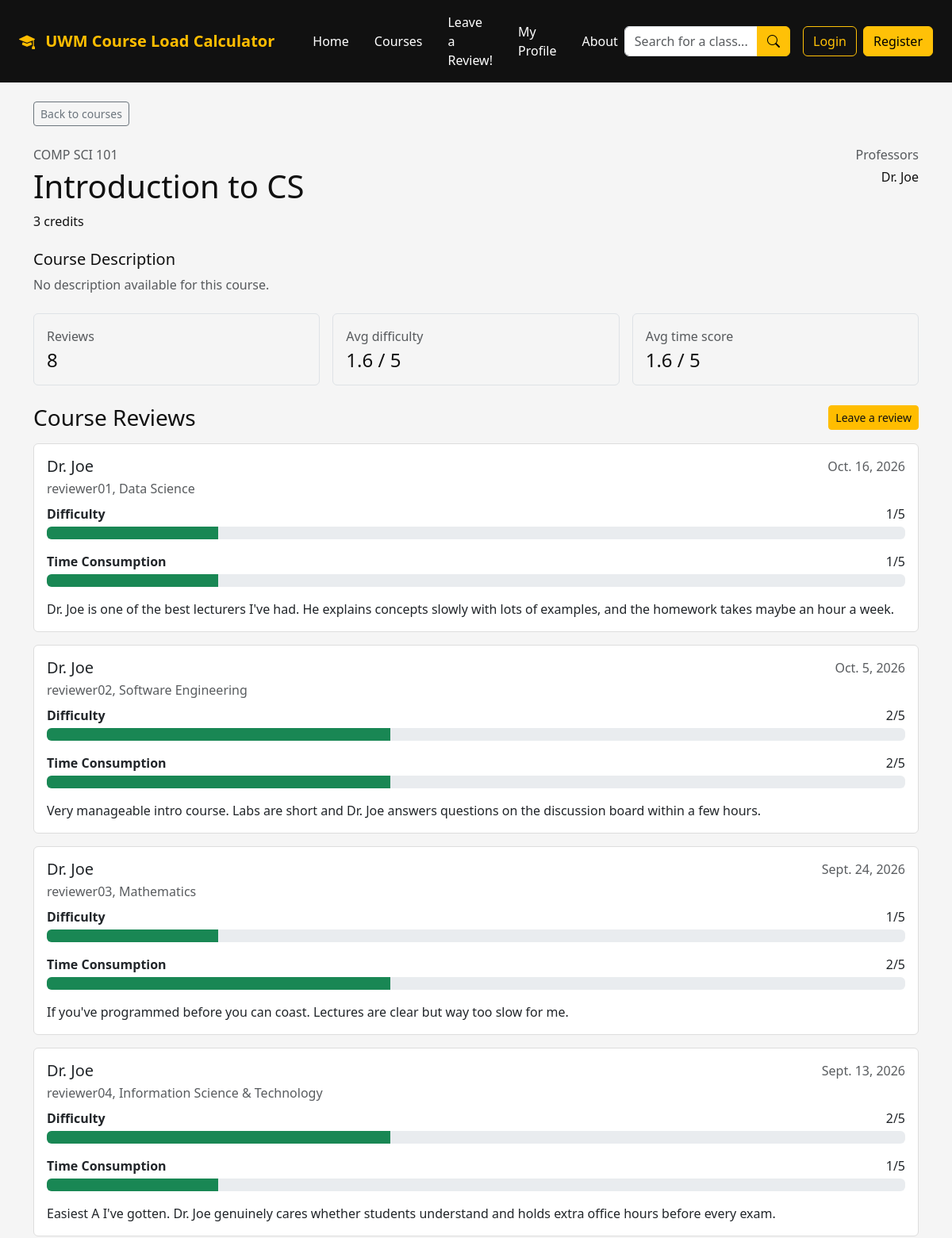
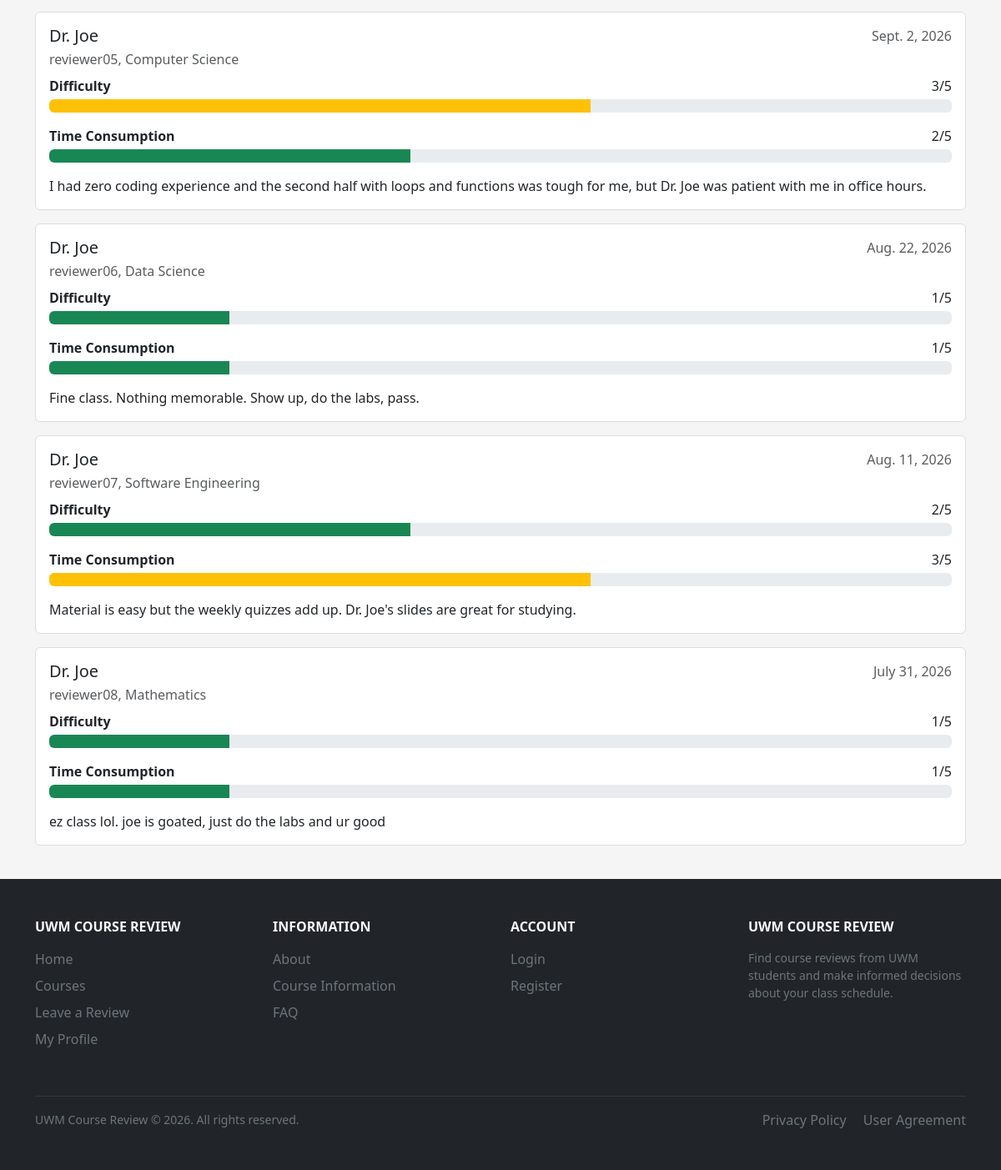
/courses/7021/, run on the app's committed database (2 pictures, top to bottom).
### main/models.py (models this page shows, shortened)
class Course(models.Model):
    course_name = models.CharField(max_length=100, unique=False)
    course_code = models.CharField(max_length=100, unique=True)
    course_credits = models.IntegerField()
    course_professors = models.ManyToManyField(Professor)
    course_details = models.TextField(blank=True)

class Professor(models.Model):
    professor_name = models.CharField(max_length=100, unique=True)

class Review(models.Model):
    review_user = models.ForeignKey("User",on_delete=models.CASCADE)
    review_course = models.ForeignKey(Course, on_delete=models.SET_NULL, null=True)
    review_professor = models.ForeignKey(Professor, on_delete=models.SET_NULL, null=True)
    difficulty_score = models.IntegerField(
        validators=[MinValueValidator(1), MaxValueValidator(5)]
    )
    time_score = models.IntegerField(
        validators=[MinValueValidator(1), MaxValueValidator(5)]
    )
    review_text = models.TextField()
    review_date = models.DateField(auto_now_add=True)

class User(AbstractUser):
    user_major = models.ForeignKey(
        Major,
        on_delete=models.SET_NULL,
        null=True,
        blank=True
    )

class Major(models.Model):
    major_name = models.CharField(max_length=100, unique=True)

### main/views.py (the view)
# urls.py: path('courses/<int:course_id>/', views.course_detail, name='course_detail'),
def course_detail(request, course_id):
    course = get_object_or_404(
        Course.objects.prefetch_related('course_professors'),
        pk=course_id
    )
    reviews = Review.objects.filter(review_course=course).select_related(
        'review_professor',
        'review_user__user_major'
    ).order_by('-review_date', '-id')
    review_stats = reviews.aggregate(
        review_count=Count('id'),
        average_difficulty=Avg('difficulty_score'),
        average_time=Avg('time_score')
    )
    return render(request, 'course_detail.html', {
        'course': course,
        'reviews': reviews,
        'review_stats': review_stats
    })

### templates/course_detail.html (shortened to what this page needs)
{% extends "base.html" %}
{% block content %}
<div class="container py-4">
<div class="mb-4">
    <a href="{% url 'search' %}" class="btn btn-outline-secondary btn-sm">
        Back to courses
    </a>
</div>
<section class="mb-4">
    <div class="d-flex flex-column flex-md-row justify-content-between gap-3">
        <div>
            <p class="text-muted mb-1">{{ course.course_code }}</p>
            <h1 class="mb-2">{{ course.course_name }}</h1>
            <p class="mb-0">
                {{ course.course_credits }} credit{{ course.course_credits|pluralize }}
            </p>
        </div>
        <div class="text-md-end">
            <p class="text-muted mb-1">Professors</p>
            <p class="mb-0">
                {% for professor in course.course_professors.all %}
                    {{ professor.professor_name }}{% if not forloop.last %}, {% endif %}
                {% empty %}
                    No professor listed
                {% endfor %}
            </p>
        </div>
    </div>
</section>
<section class="mb-4">
    <h2 class="h5">Course Description</h2>
    {% if course.course_details %}
        <p class="mb-0">{{ course.course_details|linebreaksbr }}</p>
    {% else %}
        <p class="text-muted mb-0">No description available for this course.</p>
    {% endif %}
</section>
<section class="row g-3 mb-4">
    <div class="col-md-4">
        <div class="border rounded p-3 h-100">
            <p class="text-muted mb-1">Reviews</p>
            <h2 class="h4 mb-0">{{ review_stats.review_count }}</h2>
        </div>
    </div>
    <div class="col-md-4">
        <div class="border rounded p-3 h-100">
            <p class="text-muted mb-1">Avg difficulty</p>
            <h2 class="h4 mb-0">
                {% if review_stats.average_difficulty %}
                    {{ review_stats.average_difficulty|floatformat:1 }} / 5
                {% else %}
                    No data
                {% endif %}
            </h2>
        </div>
    </div>
    <div class="col-md-4">
        <div class="border rounded p-3 h-100">
            <p class="text-muted mb-1">Avg time score</p>
            <h2 class="h4 mb-0">
                {% if review_stats.average_time %}
                    {{ review_stats.average_time|floatformat:1 }} / 5
                {% else %}
                    No data
                {% endif %}
            </h2>
        </div>
    </div>
</section>
<section>
    <div class="d-flex justify-content-between align-items-center mb-3">
        <h2 class="h3 mb-0">Course Reviews</h2>
        <a href="{% url 'review' %}" class="btn btn-primary btn-sm">Leave a review</a>
    </div>
    {% for review in reviews %}
        <article class="card mb-3">
            <div class="card-body">
                <div class="d-flex flex-column flex-md-row justify-content-between gap-2 mb-2">
                    <div>
                        <h3 class="h5 mb-1">{{ review.review_professor.professor_name }}</h3>
                        <p class="text-muted mb-0">
                            {{ review.review_user.username }}{% if review.review_user.user_major %}, {{ review.review_user.user_major.major_name }}{% endif %}
                        </p>
                    </div>
                    <p class="text-muted mb-0">{{ review.review_date }}</p>
                </div>
                <div class="mb-3">
                    <div class="d-flex justify-content-between mb-1">
                        <strong>Difficulty</strong>
                        <span>{{ review.difficulty_score }}/5</span>
                    </div>
                    <div class="progress">
                        <div class="progress-bar
                            {% if review.difficulty_score <= 2 %}
                                bg-success
                            {% elif review.difficulty_score == 3 %}
                                bg-warning
                            {% else %}
                                bg-danger
                            {% endif %}"
                            role="progressbar"
                            style="width: {% widthratio review.difficulty_score 5 100 %}%"
                            aria-valuenow="{{ review.difficulty_score }}"
                            aria-valuemin="0"
                            aria-valuemax="5">
                        </div>
                    </div>
                </div>
                <div class="mb-3">
                    <div class="d-flex justify-content-between mb-1">
                        <strong>Time Consumption</strong>
                        <span>{{ review.time_score }}/5</span>
                    </div>
                    <div class="progress">
                        <div class="progress-bar
                            {% if review.time_score <= 2 %}
                                bg-success
                            {% elif review.time_score == 3 %}
                                bg-warning
                            {% else %}
                                bg-danger
                            {% endif %}"
                            role="progressbar"
                            style="width: {% widthratio review.time_score 5 100 %}%"
                            aria-valuenow="{{ review.time_score }}"
                            aria-valuemin="0"
                            aria-valuemax="5">
                        </div>
                    </div>
                </div>
                <p class="mb-0">{{ review.review_text }}</p>
            </div>
        </article>
    {% empty %}
        <p class="text-muted">No reviews have been posted for this course yet.</p>
    {% endfor %}
</section>
{% endblock %}

### static/css/style.css (style rules this page uses)
:root { --uwm-gold: #FFBD00; --uwm-black: #111111; --uwm-light: #F5F5F5; }
body { background-color: var(--uwm-light); color: var(--uwm-black); }
.btn-primary { background-color: var(--uwm-gold); border-color: var(--uwm-gold); color: var(--uwm-black); }
.card { border-color: #DDDDDD; }

### data on the page
Professor: professor_name "Dr. Joe"
Review: review_professor.professor_name "Dr. Joe", review_user.username "reviewer01", review_user.user_major.major_name "Data Science", review_date "Oct. 16, 2026", difficulty_score "1", time_score "1", review_text "Dr. Joe is one of the best lecturers I've had. He explains concepts slowly with lots of examples, and the homework takes maybe an hour a week."
Review: review_professor.professor_name "Dr. Joe", review_user.username "reviewer02", review_user.user_major.major_name "Software Engineering", review_date "Oct. 5, 2026", difficulty_score "2", time_score "2", review_text "Very manageable intro course. Labs are short and Dr. Joe answers questions on the discussion board within a few hours."
Review: review_professor.professor_name "Dr. Joe", review_user.username "reviewer03", review_user.user_major.major_name "Mathematics", review_date "Sept. 24, 2026", difficulty_score "1", time_score "2", review_text "If you've programmed before you can coast. Lectures are clear but way too slow for me."
Review: review_professor.professor_name "Dr. Joe", review_user.username "reviewer04", review_user.user_major.major_name "Information Science & Technology", review_date "Sept. 13, 2026", difficulty_score "2", time_score "1", review_text "Easiest A I've gotten. Dr. Joe genuinely cares whether students understand and holds extra office hours before every exam."
Review: review_professor.professor_name "Dr. Joe", review_user.username "reviewer05", review_user.user_major.major_name "Computer Science", review_date "Sept. 2, 2026", difficulty_score "3", time_score "2", review_text "I had zero coding experience and the second half with loops and functions was tough for me, but Dr. Joe was patient with me in office hours."
Review: review_professor.professor_name "Dr. Joe", review_user.username "reviewer06", review_user.user_major.major_name "Data Science", review_date "Aug. 22, 2026", difficulty_score "1", time_score "1", review_text "Fine class. Nothing memorable. Show up, do the labs, pass."
Review: review_professor.professor_name "Dr. Joe", review_user.username "reviewer07", review_user.user_major.major_name "Software Engineering", review_date "Aug. 11, 2026", difficulty_score "2", time_score "3", review_text "Material is easy but the weekly quizzes add up. Dr. Joe's slides are great for studying."
Review: review_professor.professor_name "Dr. Joe", review_user.username "reviewer08", review_user.user_major.major_name "Mathematics", review_date "July 31, 2026", difficulty_score "1", time_score "1", review_text "ez class lol. joe is goated, just do the labs and ur good"

### other printed values
{{ review_stats.review_count }} "8"
{{ review_stats.average_difficulty|floatformat:1 }} "1.6"
{{ review_stats.average_time|floatformat:1 }} "1.6"
